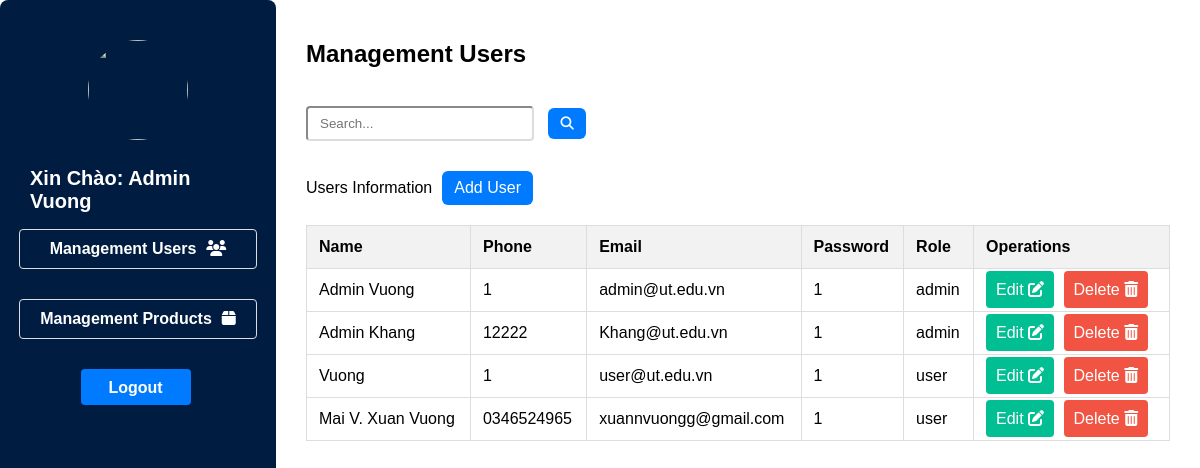
Screenshot of /PHP/users.php (signed in) with the database file from the repository.
### tables this page shows
CREATE TABLE `users` (
  `name` varchar(255) NOT NULL,
  `phone` varchar(255) NOT NULL,
  `email` varchar(255) NOT NULL,
  `password` varchar(255) NOT NULL,
  `role` varchar(20) NOT NULL DEFAULT 'user'
);

### PHP/users.php (the view, shortened to what this page needs)
<?php
global $conn;
$result = mysqli_query($conn, "SELECT * FROM users");
?>
<!DOCTYPE html>
<html lang="en">
<head>
  <link rel="stylesheet" href="../css/adminpage.css?v=<?php echo time(); ?>">
  <link rel="stylesheet" href="https://cdnjs.cloudflare.com/ajax/libs/font-awesome/6.5.1/css/all.min.css">
</head>
<body>
  <div class='container'>
    <aside>
      <img
        src="https://static.vecteezy.com/system/resources/previews/004/819/327/non_2x/male-avatar-profile-icon-of-smiling-caucasian-man-vector.jpg"
        alt="" class="avt">
      <h2 class="hello">Xin Chào:
        <?= $_SESSION['username'] ?>
      </h2>
      <a href="" class="ationNav">
        <span>Management Users</span>
        <i class="fas fa-users"></i>
      </a>
      <a href="products.php" class="ationNav">
        <span>Management Products</span>
        <i class="fas fa-box"></i>
      </a>
      <a class="logoutBtn" href="logout.php">Logout</a>
    </aside>
    <section class='mainField'>
      <h2>Management Users</h2>
      <input type="text" id="searchBar" name="search" placeholder="Search..." />
      <button type="submit" name="submit" class="addBtn"><i class="fas fa-search"></i></button>
      <div class="addObjects">
        <span>Users Information</span>
        <a href="create.php" class="addBtn">Add User</a>
      </div>
      <table class='table'>
        <thead>
          <tr>
            <th>Name</th>
            <th>Phone</th>
            <th>Email</th>
            <th>Password</th>
            <th>Role</th>
            <th>Operations</th>
          </tr>
        </thead>
        <tbody>
          <?php while ($row = mysqli_fetch_assoc($result)): ?>
            <tr class="userData">
              <td>
                <?= $row['name'] ?>
              </td>
              <td>
                <?= $row['phone'] ?>
              </td>
              <td>
                <?= $row['email'] ?>
              </td>
              <td>
                <?= $row['password'] ?>
              </td>
              <td>
                <?= $row['role'] ?>
              </td>
              <td>
                <a href="edit.php?email=<?php echo $row['email']; ?>" class="ationBtn editBtn"><span>Edit </span><i
                    class="fas fa-edit"></i></a>
                <a href="#" onclick="confirmDelete('<?php echo $row['email']; ?>')" class="ationBtn delBtn">
                  <span>Delete </span><i class="fas fa-trash-alt"></i>
                </a>
              </td>
            </tr>
          <?php endwhile; ?>
        </tbody>
      </table>
    </section>
  </div>
</body>
</html>

### css/adminpage.css (style rules this page uses)
body { margin: 0; padding: 0; font-family: Arial, sans-serif; }
table { width: 100%; border-collapse: collapse; margin-top: 20px; border: 1px solid #ddd; }
.mainField { width: 80%; padding: 20px 30px 0px; }
aside { background-color: #001c40; height: 100vh; width: 20%; display: flex; flex-direction: column; align-items: center; text-align: left; padding: 40px 30px; border-radius: 8px; }
.avt { width: 100px; height: 100px; border-radius: 50%; margin-bottom: 10px; }
.hello { color: #333; }
.ationNav { display: flex; justify-content: center; gap: 10px; width: 100%; padding: 10px; color: #fff; border-radius: 4px; text-decoration: none; margin-bottom: 30px; font-weight: 700; border: 1px solid #ddd; }
.logoutBtn { display: flex; justify-content: center; width: 90px; color: #fff; font-weight: 700; height: 16px; padding: 10px 10px; border-radius: 4px; text-decoration: none; margin-right: 5px; background-color: #007bff; }
Button { margin-top: 20px; }
.container { display: flex; flex-direction: row; }
th, td { border: 1px solid #ddd; padding: 12px; text-align: left; }
th { background-color: #f2f2f2; font-weight: bold; }
#addAdminProfile, #searchBar { padding: 8px 12px; margin-right: 10px; cursor: pointer; color: #000000; border-radius: 4px; border-color: #ddd; }
#searchBar { width: 200px; margin-bottom: 10px; }
td a { margin-right: 5px; color: #007bff; text-decoration: none; }
.addObjects { display: flex; flex-direction: row; gap: 10px ; align-items: center; margin:20px 0; }
.addBtn { padding: 8px 12px; margin-right: 10px; cursor: pointer; border: none; background-color: #007bff; color: #fff; border-radius: 6px; text-decoration: none; }
.ationBtn { height: 16px; padding: 10px 10px; border-radius: 4px; text-decoration: none; margin-right: 5px; }
.editBtn { background-color: #01bf92; color: #fff; }
.delBtn { background-color: #f15442; color: #fff; }
.avt { width: 100px; height: 100px; border-radius: 50%; overflow: hidden; }
.hello { color: #fff; font-size: 20px; font-weight: bold; }

### rows the page displays
users: name "Admin Vuong", phone "1", email "admin@ut.edu.vn", password "1", role "admin"
users: name "Admin Khang", phone "12222", email "Khang@ut.edu.vn", password "1", role "admin"
users: name "Vuong", phone "1", email "user@ut.edu.vn", password "1", role "user"
users: name "Mai V. Xuan Vuong", phone "0346524965", email "xuannvuongg@gmail.com", password "1", role "user"

### other values shown
$_SESSION['username'] "Admin Vuong"
